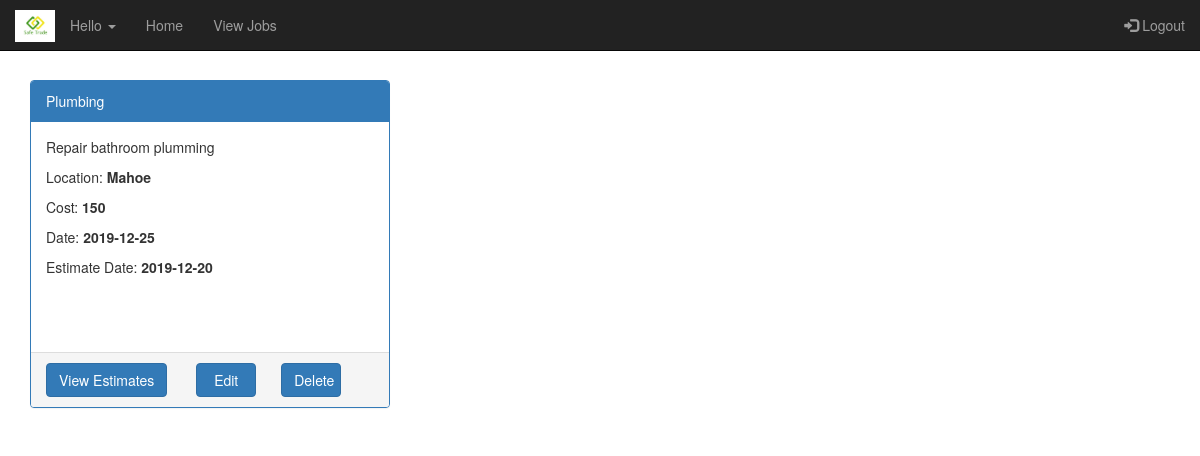
/userPage.php?uid=14, run on an earlier commit of the app's database.
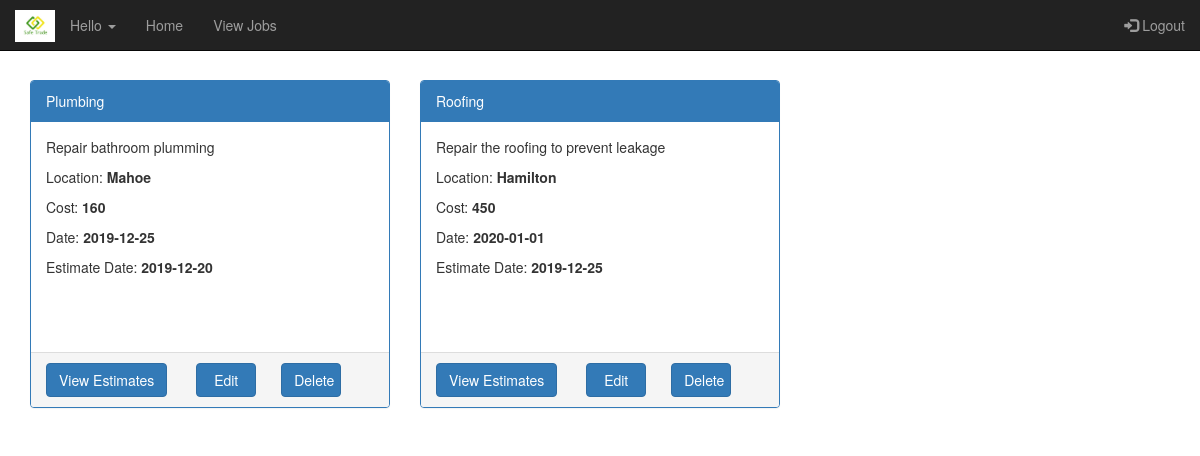
And on a later commit of the database.
### tables this page shows
CREATE TABLE `jobdetails` (
  `JobId` int(11) NOT NULL,
  `UId` int(11) NOT NULL,
  `JobType` varchar(255) NOT NULL,
  `JobDescription` varchar(255) NOT NULL,
  `Location` varchar(50) NOT NULL,
  `CostRange` double NOT NULL,
  `ActiveDate` date NOT NULL,
  `EstimateDate` date NOT NULL,
  `IsClosed` int(11) NOT NULL,
  `IsEstimateAccepted` int(11) NOT NULL
);

### classes/Job.php (called while the page is built, shortened)
<?php
class Job{
  private $jid = null;
  private $jdescription = "";
  private $jtype = "";
  private $cost = null;
  private $activedate = "";
  private $estimationdate = null;
  private $location = null;
  public function __construct($jid,$uid, $jtype,$jdescription,$location,   $cost, $activedate,$estimationdate,$isclosed){
    $this->jid = $jid;
    $this->jdescription = $jdescription;
    $this->jtype = $jtype;
    $this->cost = $cost;
    $this->activedate = $activedate;
    $this->estimationdate = $estimationdate;
    $this->location = $location;
  }
  public static function findByUser($mysqli, $uid){
    $sql = sprintf("select * from jobdetails where IsClosed=0 and UId=%s", $uid);
    $result = $mysqli->query($sql);
    if ($result){
      $jobs = new Collection();
      while($row = $result->fetch_assoc()){
        $job = new Job($row['JobId'],$row['UId'], $row['JobType'], $row['JobDescription'], $row['Location'], $row['CostRange'], $row['ActiveDate'], $row['EstimateDate'],$row['IsClosed']);
        $jobs->Add($row['JobId'], $job);
      }
    }
    return $jobs;
  }
  public function getJobId(){
    return $this->jid;
  }
  public function getJobDescription(){
    return $this->jdescription;
  }
  public function getJobType(){
    return $this->jtype;
  }
  public function getLocation(){
    return $this->location;
  }
  public function getCost(){
    return $this->cost;
  }
  public function getActiveDate(){
    return $this->activedate;
  }
  public function getEstimateDate(){
    return $this->estimationdate;
  }
}
?>

### classes/Collection.php (called while the page is built, shortened)
<?php
class Collection {
    private $records = array();
    public function add($key, $record){
        $result = false;
        if ($key != null) {
            $this->records[$key] = $record;
            $result = true;
        }
        return $result;
    }
    public function getRecords(){
        return $this->records;
    }
}
?>

### userPage.php (the view, shortened to what this page needs)
<?php
require_once("headers.php");
require_once("footer.php");
?>
<div class="container" >
<div class="row">
<?php  $jobs=Job ::findByUser($mysqli,$_GET['uid']);
          $count=0;
          foreach($jobs->getRecords() as $id => $job)
          {
             $count=$count+1;
          }
          if($count ==0)
          {
            echo "You have not posted any jobs yet! Post one now....";
            echo "<a data-toggle=\"modal\" data-target=\"#myModal\">Click here to Post Job</a>";
          }
          else{
             foreach($jobs->getRecords() as $id => $job){  ?>
<div class="col-sm-4" >
      <div class="panel panel-primary">
        <div class="panel-heading"><?php echo $job->getJobType(); ?></div>
        <div class="panel-body" style="height:230px">
        <p><?php echo $job->getJobDescription(); ?></p>
        <p>Location: <b><?php echo $job->getLocation(); ?></b></p>
        <p>Cost: <b><?php echo $job->getCost(); ?></b></p>
        <p>Date: <b><?php echo $job->getActiveDate(); ?></b></p>
        <p>Estimate Date: <b><?php echo $job->getEstimateDate(); ?></b></p>
        </div>
        <div class="panel-footer pviewestimate">
            <a data-toggle="modal" data-target="" class="btn btn-primary viewestimate" name="viewestimate">View Estimates</a>
            <?php
            echo "<a href=\"editJob.php?id=".$job->getJobId()."\"  style=\"width: 60px;margin-left: 25px;\" class=\"btn btn-primary\">Edit </a>";
            echo "<a href=\"deleteJobDB.php?id=".$job->getJobId()."\"  style=\"width: 60px;margin-left: 25px;\" class=\"btn btn-primary\" onclick=\"return confirm('Are you sure to remove your job?')\">Delete </a>";
            ?>
        </div>
      </div>
    </div>
    <?php }}; ?>
    </div>
</div>

What changed in the data, as far as the page shows it:
changed jobdetails "Plumbing": CostRange "150" → "160"
added jobdetails: JobType "Roofing", JobDescription "Repair the roofing to prevent leakage", Location "Hamilton", CostRange "450", ActiveDate "2020-01-01", EstimateDate "2019-12-25"
